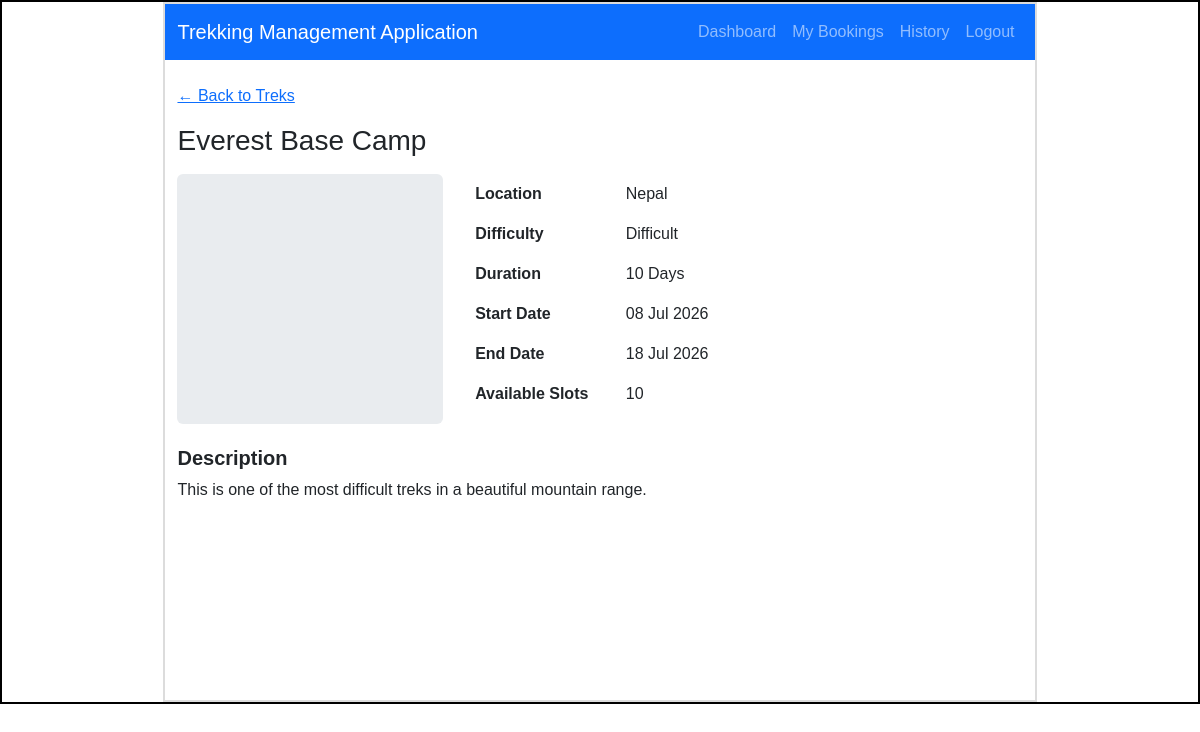
/trekker/trek/details/1/2, run on the app's committed database.
### models.py (models this page shows)
class Trek(db.Model):
    __tablename__ = "trek"
    id = db.Column(db.Integer  , primary_key = True)
    trek_name = db.Column(db.String() , nullable = False)
    location = db.Column(db.String(100),nullable=False)
    difficulty = db.Column(db.String(20),nullable=False)
    duration = db.Column(db.Integer,nullable=False)
    available_slots = db.Column(db.Integer,nullable=False)
    trek_status = db.Column(db.String(20),nullable=False,default = "Pending")
    start_date = db.Column(db.Date,nullable=False)
    end_date = db.Column(db.Date,nullable=False)
    description = db.Column(db.Text)
    staff_id = db.Column(db.Integer,db.ForeignKey("staff_profile.id"), nullable = True)
    bookings = db.relationship("Booking",backref = "trek",lazy=True) # One Trek -> Many Bookings

### app.py (the view)
@app.route("/trekker/trek/details/<int:trek_id>/<int:user_id>")
def trekker_trek_details(trek_id, user_id):
    trek = Trek.query.get_or_404(trek_id)
    booking = Booking.query.filter_by(trek_id=trek_id, user_id=user_id).first()
    return render_template("trekker_booking_details.html", trek=trek, booking=booking, user_id=user_id)

### templates/trekker_booking_details.html (shortened to what this page needs)
<!DOCTYPE html>
<html lang="en">
<head>
    <link rel="stylesheet" href="{{ url_for('static', filename='style.css') }}">
    <link href="https://cdn.jsdelivr.net/npm/bootstrap@5.0.2/dist/css/bootstrap.min.css" rel="stylesheet">
</head>
<body>
    <div id="main">
        <div id="canvas">
            <nav class="navbar navbar-expand-lg navbar-dark bg-primary">
                <div class="container-fluid">
                    <a class="navbar-brand" href="/trekker/dashboard/{{ user_id }}">Trekking Management Application</a>
                    <div class="navbar-nav ms-auto">
                        <a class="nav-link" href="/trekker/dashboard/{{ user_id }}">Dashboard</a>
                        <a class="nav-link" href="/trekker/bookings/{{ user_id }}">My Bookings</a>
                        <a class="nav-link" href="/trekker/history/{{ user_id }}">History</a>
                        <a class="nav-link" href="/logout">Logout</a>
                    </div>
                </div>
            </nav>
            <div class="container mt-4">
                <a href="/trekker/dashboard/{{ user_id }}" class="d-inline-block mb-3">&larr; Back to Treks</a>
                <h3 class="mb-3">{{ trek.trek_name }}</h3>
                <div class="row">
                    <div class="col-md-4">
                        <div style="height: 250px; background-color: #e9ecef; border-radius: 6px;"></div>
                    </div>
                    <div class="col-md-4">
                        <table class="table table-borderless">
                            <tr><th>Location</th><td>{{ trek.location }}</td></tr>
                            <tr><th>Difficulty</th><td>{{ trek.difficulty }}</td></tr>
                            <tr><th>Duration</th><td>{{ trek.duration }} Days</td></tr>
                            <tr><th>Start Date</th><td>{{ trek.start_date.strftime('%d %b %Y') }}</td></tr>
                            <tr><th>End Date</th><td>{{ trek.end_date.strftime('%d %b %Y') }}</td></tr>
                            <tr><th>Available Slots</th><td>{{ trek.available_slots }}</td></tr>
                        </table>
                    </div>
                </div>
                <h5 class="mt-3"><b>Description</b></h5>
                <p>{{ trek.description }}</p>
            </div>
        </div>
    </div>
</body>
</html>

### static/style.css (style rules this page uses)
* { margin:0px; font-family: Arial, Helvetica, sans-serif; }
#main { border:2px solid black; margin-top: 0px; }
#canvas { border:2px solid #dcdcdc; width:73%; height:700px; margin:auto; }
table { max-height: 20px; overflow-y: auto; }

### data on the page
Trek: trek_name "Everest Base Camp", location "Nepal", difficulty "Difficult", duration "10", start_date "08 Jul 2026", end_date "18 Jul 2026", available_slots "10", description "This is one of the most difficult treks in a beautiful mountain range."
